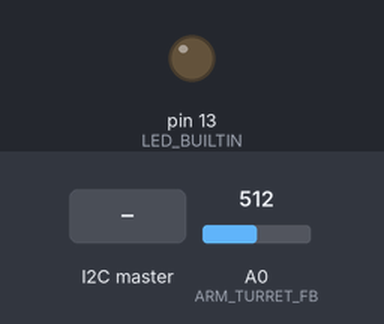
Bench run of a sketch on a simulated Arduino Uno, built with avr-gcc and run on an emulated ATmega328P. Shown: output pins drawn as LEDs (lit = HIGH). The inputs (shaded band) are chosen by the test bench; at power-on: A0 (ARM_TURRET_FB) = 512. What the sketch prints to the serial monitor is not drawn.

Above: at 1.2 s.
1.3 s: the I2C master sends the byte 2
At 1.8 s:
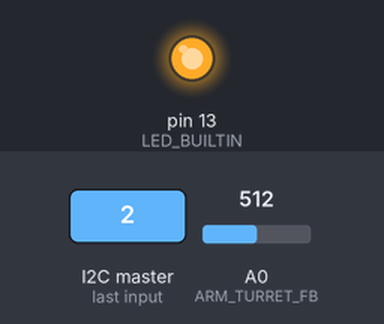
2.8 s: the I2C master sends the byte 1
At 4.1 s:
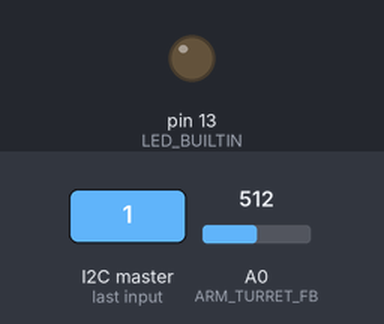
Timing chart, 0 to 5.8 s (numbered marks = the images above; inputs shaded):
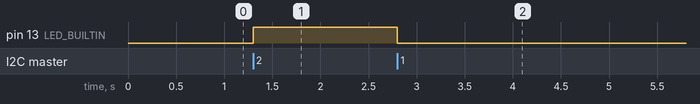

Measured:
- after the input at 1.3 s, pin 13 (LED_BUILTIN): LOW → HIGH at once
- after the input at 2.8 s, pin 13 (LED_BUILTIN): HIGH → LOW at once

The sketch:

turret_motor_code_PD_control.ino
```cpp
#include <Wire.h>
#include "PD_SM.h"
#include "VEL_SM.h"

//define preambles to decide which state we are in
#define ARM_PREAMBLE 2
#define SCIENCE_PREAMBLE 3

#define MAX_TIME 2000
#define PERIOD 50

static enum masterState{WAIT, POSITION, VELOCITY} currState;//master state for position or velocity control
long prevTime = 0;//used to kill the turret if we don't receive a command within x seconds
long tickCount = 0;

void setup() {
  Serial.begin (9600);
  pinMode (LED_BUILTIN, OUTPUT);
  Wire.begin(TURRET_ADDRESS);
  Wire.onReceive(onReceive);
  pinMode(ARM_TURRET_FB, INPUT);
  prevTime = millis();

  PD_init();
  VEL_init();
  masterSM_init();
}

void loop() {
  if (millis() >= tickCount+PERIOD) {//tick the SM every <period> milli seconds
    masterSM_tick();
    tickCount = millis();
  }
}

void masterSM_init() {
  currState = WAIT;
}

void masterSM_tick() {
  if (currState == POSITION) {
    PD_tick();
  }
  else if (currState == VELOCITY) {
    if (millis() < prevTime+MAX_TIME) {//only tick if we've received a message recently
     VEL_tick();
    }
    else {//otherwise stop the turret
      stop_turret();
    }
  }
}

void onReceive(int howMany)
{
  digitalWrite(LED_BUILTIN,HIGH);
  byte preamble = Wire.read();
  if (preamble == ARM_PREAMBLE) {//read two more bytes for turret position high and low
    turret_high = Wire.read();
    turret_low = Wire.read();
    currState = POSITION;
  }
  else if (preamble == SCIENCE_PREAMBLE) {//read one more byte for turret direction
    direction = Wire.read();
    currState = VELOCITY;
    prevTime = millis();//save the last time we got a message for turret velocity
  }
  else {//flush wire
    while(Wire.available()) {
      Wire.read();
    }
  }
  digitalWrite(LED_BUILTIN,LOW);
}
```

PD_SM.h
```cpp
#include "Arduino.h"
#ifndef __PD_CONTROL__
#define __PD_CONTROL__
static enum PD_state{PD_STOP, PD_CW, PD_CCW} pdState;//state for PD controller

void PD_init();
void PD_tick();

byte turret_high=0;
byte turret_low=40;

static uint16_t DesiredAngle;
static float SensorValue;
static int Speed = 40;                                   //sets speed for motor 127-0, 127 max speed, 0 min speed
static float error;
static float AngVelocity;
static float PrevValue;

static const int kp=1;
static const int kd=.717;
static const int Max=60;
static const int Min=30;
static const int BUFFER = 3;                             // degrees in wiggle room BUFFER*2
#define ARM_TURRET_FB A0                    // Absolute Encoder pin
#define TURRET_ADDRESS 15

int saturate_speed(int speed);
void turret_cw(int speed);
void turret_ccw(int speed);
void stop_turret();

//init function
void PD_init() {
  SensorValue = analogRead(ARM_TURRET_FB);          // gives number from 100-917
  SensorValue = SensorValue*.43-61.51;              // changes to number from 0-360
  PrevValue=SensorValue;
  Speed = 40;
}

int saturate_speed(int speed)
{
  if (speed > Max) {
    speed=Max;
  }
  else if (speed < Min) {
    speed = Min;
  }
}

void PD_tick()
{
  DesiredAngle = (turret_high << 8) | turret_low;    //reading in from I2C the desired angle
  SensorValue = analogRead(ARM_TURRET_FB);          // gives number from 100-917
  SensorValue = SensorValue*.43-61.51;              // changes to number from 0-360
  error = DesiredAngle-SensorValue;                 // error will determine needed speed for motor
  AngVelocity= (SensorValue-PrevValue)/2;           // used in Speed calculation
  PrevValue=SensorValue;

  Speed=error*kp-AngVelocity*kd;//update speed of motor with the PD control

  switch(pdState) {
    case PD_STOP:
      if (error < -BUFFER) {
        turret_cw(Speed);
        pdState=PD_CW;
        digitalWrite(13,HIGH);
      }
      else if (error > BUFFER) {
        turret_ccw(Speed);
        pdState=PD_CCW;
        digitalWrite(13,HIGH);
      }
    break;

    case PD_CW:
      if (error > -BUFFER) {
        stop_turret();
        pdState=PD_STOP;
        digitalWrite(13,LOW);
      }
      else {
        turret_cw(Speed);
      }
    break;

    case PD_CCW:
      if (error < BUFFER) {
        stop_turret();
        pdState=PD_STOP;
        digitalWrite(13,LOW);
      }
      else {
        turret_ccw(Speed);
      }
    break;
  }
}

void stop_turret()
{
  Serial.write(0xFF);
}

void turret_ccw(int speed)
{
  //turn the clock-wise
  speed = saturate_speed(Speed);
  unsigned char turnCCW[] = {0xE0, speed};
  Serial.write(turnCCW, sizeof(turnCCW));                // Might need to switch "CCW" and "CW" code depending on which way the motor is facing (right is current orientation)
}

void turret_cw(int speed)
{
  speed = saturate_speed(Speed);
  unsigned char turnCW[] = {0xE1,speed};        // 0=stop, 127=fullspeed
  Serial.write(turnCW, sizeof(turnCW));
}
#endif
```

VEL_SM.h
```cpp
#include "PD_SM.h"
#ifndef __VEL_SM__
#define __VEL_SM__
static enum VEL_state{VEL_STOP, VEL_CCW, VEL_CW} velState;

#define STOP 0
#define CCW 1
#define CW 2
#define SPEED 50

byte direction;

//init function
void VEL_init() {
  velState = VEL_STOP;
  direction = STOP;
}

//the tick function for the sm
void VEL_tick() {
  switch (velState) {
    case VEL_STOP:
      if (direction = CW) {
        velState = VEL_CW;
        turret_cw(SPEED);
      }
      else if (direction == CCW) {
        velState = VEL_CCW;
        turret_ccw(SPEED);
      }
    break;

    case VEL_CCW:
      if (direction == STOP) {
        stop_turret();
        velState = VEL_STOP;
      }
    break;

    case VEL_CW:
      if (direction == STOP) {
        stop_turret();
        velState = VEL_STOP;
      }
    break;
  }
}
#endif
```
